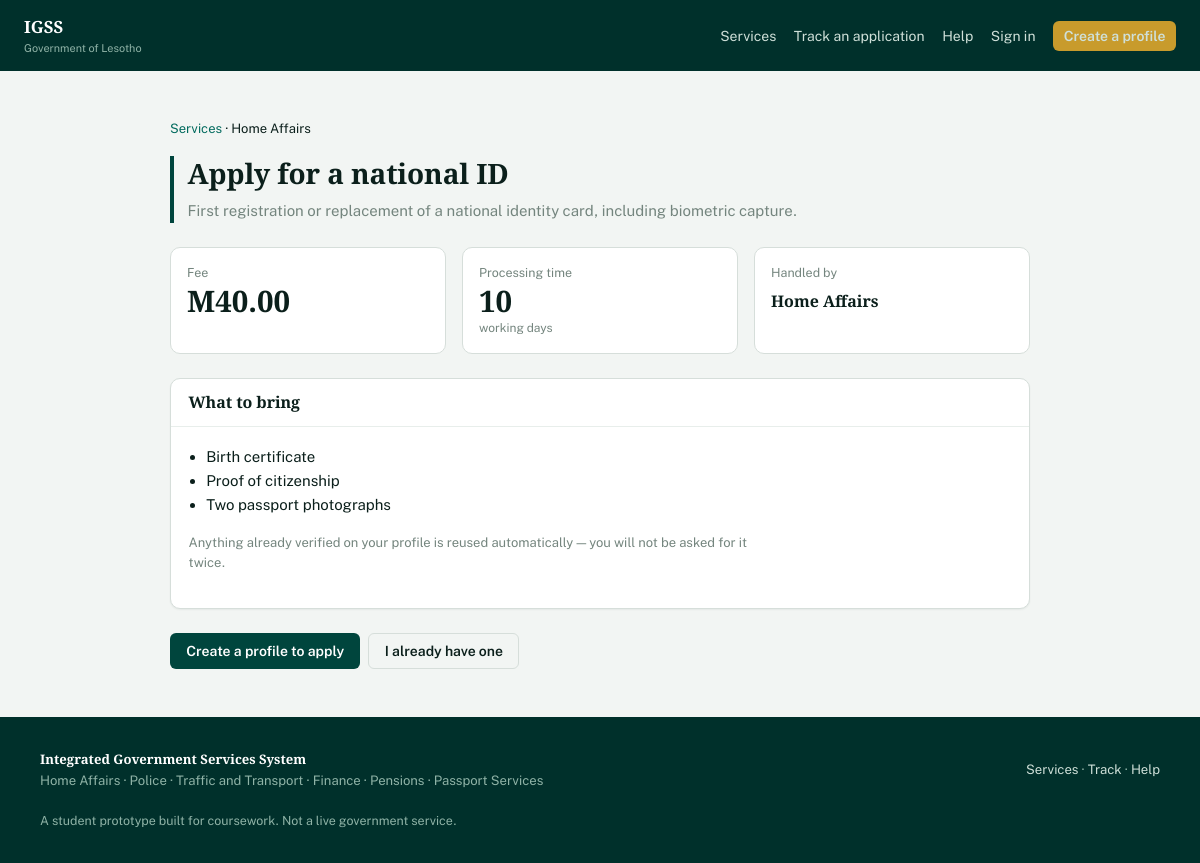
The page /services/HA-NID on the database its author committed.
### models.py (models this page shows, shortened)
class Department(db.Model):
    __tablename__ = "departments"
    id = db.Column(db.Integer, primary_key=True)
    code = db.Column(db.String(6), unique=True, nullable=False)
    name = db.Column(db.String(100), nullable=False)
    ministry = db.Column(db.String(120))
    description = db.Column(db.Text)
    contact_phone = db.Column(db.String(30))
    contact_email = db.Column(db.String(120))
    head_office = db.Column(db.String(120))
    employees = db.relationship("Employee", back_populates="department")
    services = db.relationship("Service", back_populates="department")
    applications = db.relationship("Application", back_populates="department")
    @property
    def colour(self):
        return DEPARTMENT_COLOURS.get(self.code, "#4A5A54")

class Service(db.Model):
    __tablename__ = "services"
    id = db.Column(db.Integer, primary_key=True)
    department_id = db.Column(db.Integer, db.ForeignKey("departments.id"))
    code = db.Column(db.String(12), unique=True, nullable=False)
    name = db.Column(db.String(120), nullable=False)
    description = db.Column(db.Text)
    fee = db.Column(db.Float, default=0.0)
    processing_days = db.Column(db.Integer, default=14)
    required_documents = db.Column(db.Text)   # newline separated
    active = db.Column(db.Boolean, default=True)
    department = db.relationship("Department", back_populates="services")
    applications = db.relationship("Application", back_populates="service")
    @property
    def document_list(self):
        if not self.required_documents:
            return []
        return [d.strip() for d in self.required_documents.split("\n") if d.strip()]

### blueprints/main.py (the view)
@main_bp.route("/services/<code>")
def service_detail(code):
    service = Service.query.filter_by(code=code).first_or_404()
    return render_template("main/service_detail.html", service=service)

### utils/helpers.py (called while the page is built)
def money(value):
    try:
        return f"M{float(value):,.2f}"
    except (TypeError, ValueError):
        return "M0.00"

### templates/main/service_detail.html (shortened to what this page needs)
{% extends "public.html" %}
{% block body %}
<section class="section">
  <div class="section-inner" style="max-width:860px">
    <p class="small"><a href="{{ url_for('main.services') }}">Services</a> ·
       {{ service.department.name }}</p>
    <div class="striped mb-3" style="--stripe: {{ service.department.colour }}">
      <h1 class="mb-1">{{ service.name }}</h1>
      <p class="lead muted">{{ service.description }}</p>
    </div>
    <div class="grid grid-3 mb-3">
      <div class="stat"><div class="stat-label">Fee</div>
        <div class="stat-value">{{ service.fee|money }}</div></div>
      <div class="stat"><div class="stat-label">Processing time</div>
        <div class="stat-value">{{ service.processing_days }}</div>
        <div class="stat-foot">working days</div></div>
      <div class="stat"><div class="stat-label">Handled by</div>
        <div class="stat-value" style="font-size:1rem;padding-top:.5rem">{{ service.department.name }}</div></div>
    </div>
    <div class="panel mb-3">
      <div class="panel-head"><h2>What to bring</h2></div>
      <div class="panel-body">
        {% if service.document_list %}
          <ul style="margin:0;padding-left:1.1rem">
            {% for doc in service.document_list %}<li>{{ doc }}</li>{% endfor %}
          </ul>
          <p class="small muted mt-2">Anything already verified on your profile is
             reused automatically — you will not be asked for it twice.</p>
        {% else %}
          <p class="mb-0 muted">No supporting documents are required.</p>
        {% endif %}
      </div>
    </div>
    {% if current_user.is_authenticated and current_user.is_citizen %}
      <a class="btn btn-primary" href="{{ url_for('citizen.apply', code=service.code) }}">Apply for this service</a>
    {% else %}
      <div class="flex flex-wrap">
        <a class="btn btn-primary" href="{{ url_for('auth.register') }}">Create a profile to apply</a>
        <a class="btn btn-outline" href="{{ url_for('auth.login') }}">I already have one</a>
      </div>
    {% endif %}
  </div>
</section>
{% endblock %}

### static/css/style.css (style rules this page uses)
:root { --green-900: #00302B; --green-800: #00453D; --green-700: #016A5D; --green-100: #E3EFEA; --ink: #0B1F1B; --ink-soft: #40514B; --ink-faint: #74857E; --paper: #F2F5F3; --surface: #FFFFFF; --rule: #D6DEDA; --rule-soft: #E8EEEB; --straw: #C89B2C; --straw-bg: #FBF3DE; --clear: #1F7A4D; --clear-bg: #E3F2E9; --stop: #A3302B; --stop-bg: #FBE9E8; --info: #1F3D6B; --info-bg: #E7EDF6; --dept-HA: #00453D; --dept-POL: #1F3D6B; --dept-TRF: #8A5A17; --dept-FIN: #0F5F63; --dept-PEN: #5B3A6E; --dept-PAS: #7A2E33; --sans: "Public Sans", -apple-system, "Segoe UI", Roboto, sans-serif; --slab: "Zilla Slab", Georgia, serif; --r-sm: 3px; --r-md: 6px; --r-lg: 10px; --shadow-low: 0 1px 2px rgba(11, 31, 27, .06); --shadow-mid: 0 4px 16px rgba(11, 31, 27, .10); --sidebar-w: 248px; }
* { box-sizing: border-box; }
html { -webkit-text-size-adjust: 100%; }
body { margin: 0; font-family: var(--sans); font-size: 15px; line-height: 1.6; color: var(--ink); background: var(--paper); font-variant-numeric: tabular-nums; }
h1, h2, h3, h4 { font-family: var(--slab); font-weight: 600; letter-spacing: -0.005em; color: var(--ink); margin: 0 0 .5rem; line-height: 1.25; }
h1 { font-size: 1.75rem; }
h2 { font-size: 1.3rem; }
p { margin: 0 0 1rem; max-width: 72ch; }
a { color: var(--green-700); text-decoration: none; }
.muted { color: var(--ink-faint); }
.small { font-size: .8125rem; }
.panel { background: var(--surface); border: 1px solid var(--rule); border-radius: var(--r-lg); box-shadow: var(--shadow-low); }
.panel-head { padding: .85rem 1.1rem; border-bottom: 1px solid var(--rule-soft); display: flex; align-items: center; gap: .75rem; }
.panel-head h2, .panel-head h3 { margin: 0; font-size: 1rem; }
.panel-body { padding: 1.1rem; }
.grid { display: grid; gap: 1rem; }
.grid-3 { grid-template-columns: repeat(3, minmax(0,1fr)); }
.stat { background: var(--surface); border: 1px solid var(--rule); border-radius: var(--r-lg); padding: .9rem 1rem; }
.stat .stat-label { font-size: .78rem; color: var(--ink-faint); margin-bottom: .15rem; }
.stat .stat-value { font-family: var(--slab); font-size: 1.85rem; font-weight: 600; line-height: 1.05; }
.stat .stat-foot { font-size: .75rem; color: var(--ink-faint); margin-top: .2rem; }
.striped { border-left: 4px solid var(--stripe, var(--ink-faint)); padding-left: .85rem; }
.btn { display: inline-flex; align-items: center; justify-content: center; gap: .4rem; font-family: var(--sans); font-size: .875rem; font-weight: 600; padding: .5rem .95rem; border-radius: var(--r-md); border: 1px solid transparent; cursor: pointer; text-decoration: none; transition: background .12s ease, border-color .12s ease; line-height: 1.3; }
.btn-primary { background: var(--green-800); color: #fff; }
.btn-outline { background: transparent; border-color: var(--rule); color: var(--ink); }
.section { padding: 3rem 1.5rem; }
.section-inner { max-width: 1120px; margin: 0 auto; }
.flex { display: flex; gap: .5rem; align-items: center; }
.flex-wrap { flex-wrap: wrap; }
.mb-1 { margin-bottom: .5rem; }
.mt-2 { margin-top: 1rem; }
.mb-3 { margin-bottom: 1.5rem; }

### rows shown on the page
Department: department.name "Home Affairs"
Service: name "Apply for a national ID", description "First registration or replacement of a national identity card, including biometric capture.", fee "M40.00", processing_days "10"

### other values the page prints
{{ SYSTEM_SHORT }} "IGSS"
{{ ORGANISATION }} "Government of Lesotho"
{{ doc }} "Birth certificate" "Proof of citizenship" "Two passport photographs"
{{ SYSTEM_NAME }} "Integrated Government Services System"
